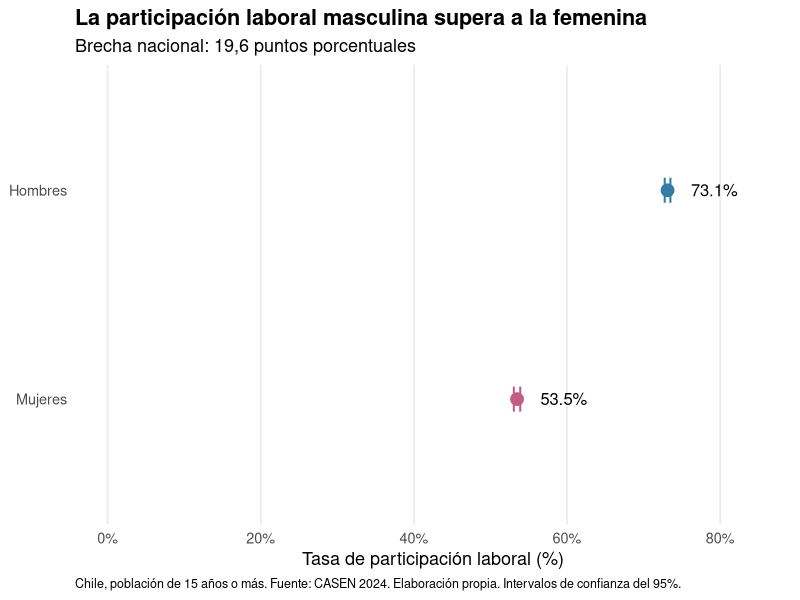
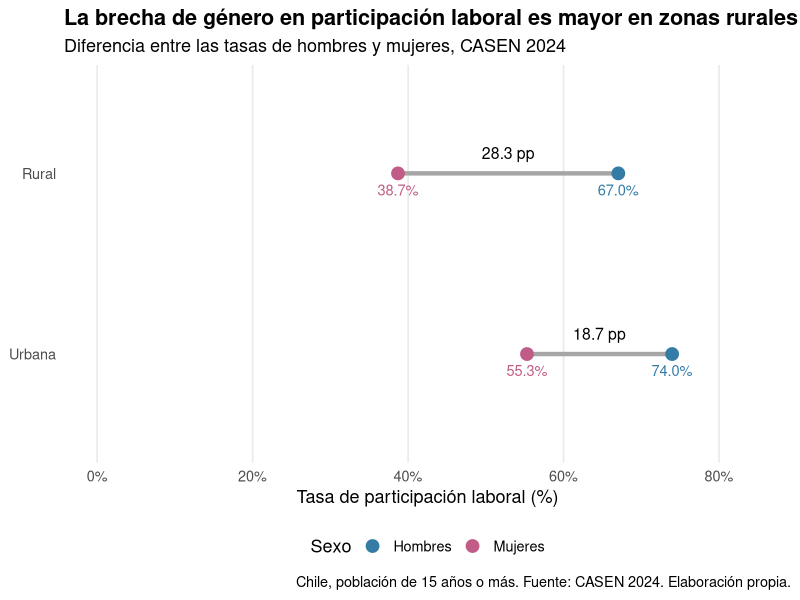
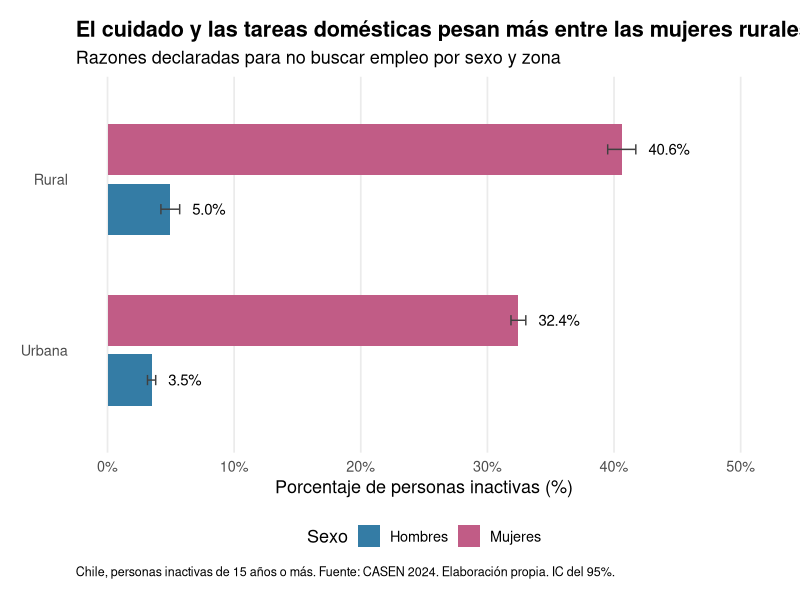
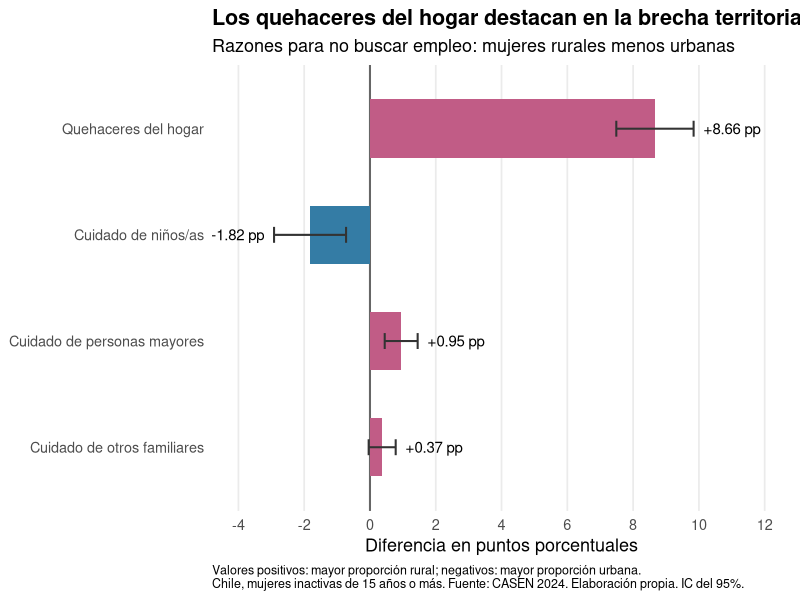
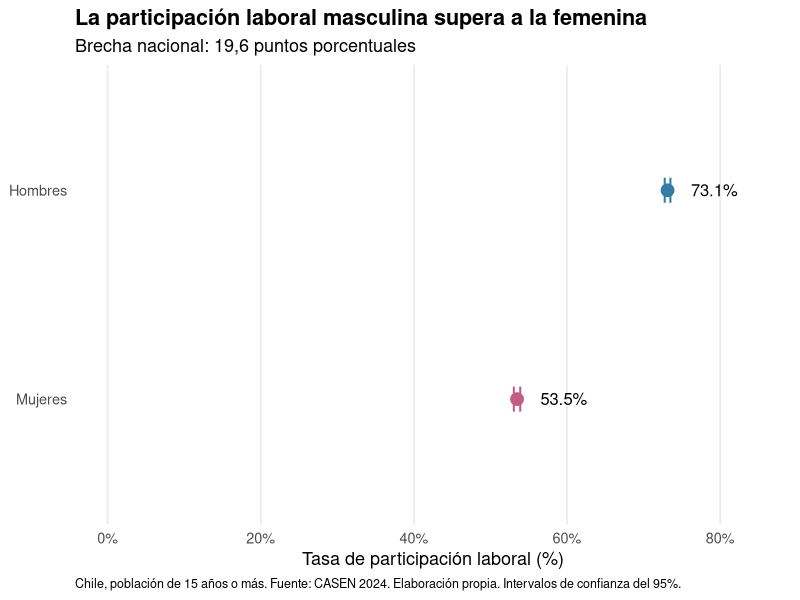
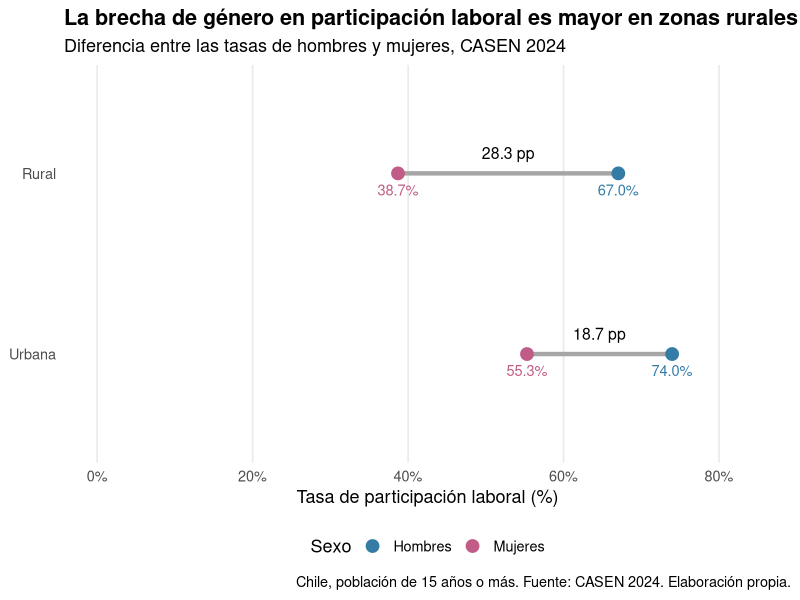
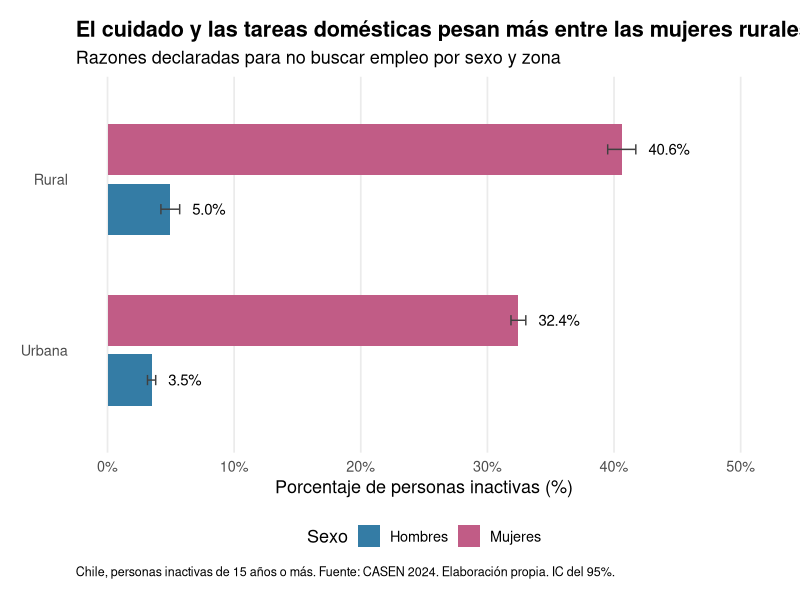
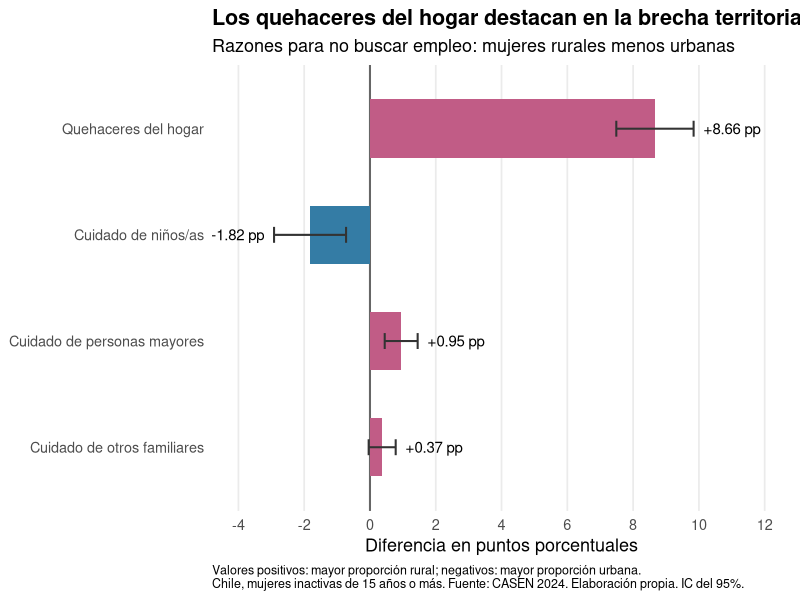

Recreate these plots in R, in order.
# Proyecto: Brechas de género CASEN 2024
# Script 03: Visualizaciones

# 1. Cargar paquetes
library(ggplot2)
library(dplyr)

# 2. Cargar indicadores consolidados
participacion_nacional <- read.csv(
  "datos/02_datos_consolidados/participacion_nacional.csv"
)

participacion_zona <- read.csv(
  "datos/02_datos_consolidados/participacion_zona.csv"
)

cuidados_zona <- read.csv(
  "datos/02_datos_consolidados/cuidados_zona.csv"
)

tipos_cuidado <- read.csv(
  "datos/02_datos_consolidados/tipos_cuidado.csv"
)

# 3. Gráfico 1: Brecha nacional de participación laboral

datos_g1 <- participacion_nacional %>%
  mutate(
    sexo_grupo = factor(
      sexo_grupo,
      levels = c("Mujeres", "Hombres")
    )
  )

grafico_1 <- ggplot(
  datos_g1,
  aes(x = tasa, y = sexo_grupo, color = sexo_grupo)
) +
  # Intervalos de confianza del 95%
  geom_errorbar(
    aes(xmin = tasa_low, xmax = tasa_upp),
    orientation = "y",
    width = 0.12,
    linewidth = 0.7
  ) +

  # Puntos
  geom_point(size = 4) +

  # Etiquetas
  geom_text(
    aes(label = paste0(round(tasa, 1), "%")),
    hjust = -0.5,
    color = "black",
    size = 4.2
  ) +

  scale_x_continuous(
    limits = c(0, 85),
    breaks = seq(0, 80, 20),
    labels = function(x) paste0(x, "%")
  ) +

  scale_color_manual(
    values = c(
      "Hombres" = "#347CA5",
      "Mujeres" = "#C15C86"
    )
  ) +

  labs(
    title = "La participación laboral masculina supera a la femenina",
    subtitle = "Brecha nacional: 19,6 puntos porcentuales",
    x = "Tasa de participación laboral (%)",
    y = NULL,
    caption = paste(
      "Chile, población de 15 años o más.",
      "Fuente: CASEN 2024. Elaboración propia.",
      "Intervalos de confianza del 95%."
    )
  ) +

  theme_minimal(base_size = 13) +
  theme(
    legend.position = "none",
    panel.grid.major.y = element_blank(),
    panel.grid.minor = element_blank(),
    plot.title = element_text(face = "bold"),
    plot.caption = element_text(
      size = 9,
      hjust = 0
    )
  )

# Mostrar gráfico
grafico_1

# Guardar gráfico 1

ggsave(
  filename = "resultados/01_graficos/grafico_01_participacion_nacional.png",
  plot = grafico_1,
  width = 9,
  height = 3.5,
  dpi = 300,
  bg = "white"
)

# 4. Gráfico 2: Participación laboral por sexo y zona
# Preparar los datos para conectar los puntos
brechas_zona <- participacion_zona %>%
  select(zona, sexo_grupo, tasa) %>%
  tidyr::pivot_wider(
    names_from = sexo_grupo,
    values_from = tasa
  ) %>%
  mutate(
    brecha = Hombres - Mujeres
  )

# Ordenar las zonas para destacar la mayor brecha
participacion_zona$zona <- factor(
  participacion_zona$zona,
  levels = c("Urbana", "Rural")
)

brechas_zona$zona <- factor(
  brechas_zona$zona,
  levels = c("Urbana", "Rural")
)

# Crear el gráfico
grafico_2 <- ggplot() +

  # Línea que representa la brecha
  geom_segment(
    data = brechas_zona,
    aes(
      x = Mujeres,
      xend = Hombres,
      y = zona,
      yend = zona
    ),
    color = "grey65",
    linewidth = 1.5
  ) +

  # Puntos de participación por sexo
  geom_point(
    data = participacion_zona,
    aes(
      x = tasa,
      y = zona,
      color = sexo_grupo
    ),
    size = 4
  ) +

  # Etiquetas con las tasas de participación
  geom_text(
    data = participacion_zona,
    aes(
      x = tasa,
      y = zona,
      label = paste0(sprintf("%.1f", tasa), "%"),
      color = sexo_grupo
    ),
    vjust = 2,
    size = 3.7,
    show.legend = FALSE
  ) +

  # Destacar la brecha en puntos porcentuales
  geom_text(
    data = brechas_zona,
    aes(
      x = (Mujeres + Hombres) / 2,
      y = zona,
      label = paste0(round(brecha, 1), " pp")
    ),
    vjust = -1.2,
    size = 4
  ) +

  scale_x_continuous(
    limits = c(0, 85),
    breaks = seq(0, 80, 20),
    labels = function(x) paste0(x, "%")
  ) +

  scale_color_manual(
    values = c(
      "Hombres" = "#347CA5",
      "Mujeres" = "#C15C86"
    )
  ) +

  labs(
    title = "La brecha de género en participación laboral es mayor en zonas rurales",
    subtitle = "Diferencia entre las tasas de hombres y mujeres, CASEN 2024",
    x = "Tasa de participación laboral (%)",
    y = NULL,
    color = "Sexo",
    caption = paste(
      "Chile, población de 15 años o más.",
      "Fuente: CASEN 2024. Elaboración propia."
    )
  ) +

  theme_minimal(base_size = 13) +
  theme(
    panel.grid.major.y = element_blank(),
    panel.grid.minor = element_blank(),
    legend.position = "bottom",
    plot.title = element_text(face = "bold")
  )

# Mostrar gráfico
grafico_2

# 5. Guardar gráfico 2

ggsave(
  filename = "resultados/01_graficos/grafico_02_participacion_urbano_rural.png",
  plot = grafico_2,
  width = 9,
  height = 4,
  dpi = 300,
  bg = "white"
)

# 6. Gráfico 3: Cuidados y quehaceres domésticos

datos_g3 <- cuidados_zona %>%
  mutate(
    zona = factor(zona, levels = c("Urbana", "Rural")),
    sexo_grupo = factor(
      sexo_grupo,
      levels = c("Hombres", "Mujeres")
    )
  )

grafico_3 <- ggplot(
  datos_g3,
  aes(
    x = porcentaje,
    y = zona,
    fill = sexo_grupo
  )
) +
  # Barras horizontales
  geom_col(
    position = position_dodge(width = 0.7),
    width = 0.6
  ) +

  # Intervalos de confianza
  geom_errorbar(
    aes(
      xmin = porcentaje_low,
      xmax = porcentaje_upp
    ),
    orientation = "y",
    position = position_dodge(width = 0.7),
    width = 0.12,
    linewidth = 0.5,
    color = "grey25"
  ) +

  # Etiquetas a la derecha de los intervalos
  geom_text(
    aes(
      x = porcentaje_upp + 1,
      label = paste0(
        sprintf("%.1f", porcentaje), "%"
      )
    ),
    position = position_dodge(width = 0.7),
    hjust = 0,
    size = 3.8,
    inherit.aes = TRUE
  ) +

  scale_x_continuous(
    limits = c(0, 50),
    breaks = seq(0, 50, 10),
    labels = function(x) paste0(x, "%")
  ) +

  scale_fill_manual(
    values = c(
      "Hombres" = "#347CA5",
      "Mujeres" = "#C15C86"
    )
  ) +

  labs(
    title = "El cuidado y las tareas domésticas pesan más entre las mujeres rurales",
    subtitle = "Razones declaradas para no buscar empleo por sexo y zona",
    x = "Porcentaje de personas inactivas (%)",
    y = NULL,
    fill = "Sexo",
    caption = paste(
      "Chile, personas inactivas de 15 años o más.",
      "Fuente: CASEN 2024. Elaboración propia.",
      "IC del 95%."
    )
  ) +

  theme_minimal(base_size = 13) +
  theme(
    panel.grid.major.y = element_blank(),
    panel.grid.minor = element_blank(),
    legend.position = "bottom",
    plot.title = element_text(face = "bold"),
    plot.caption = element_text(
      size = 9,
      hjust = 0
    ),
    plot.margin = margin(15, 20, 15, 15)
  )

# Mostrar gráfico
grafico_3

# 7. Guardar gráfico 3

ggsave(
  filename = "resultados/01_graficos/grafico_03_cuidados_inactividad.png",
  plot = grafico_3,
  width = 9,
  height = 4.5,
  dpi = 300,
  bg = "white"
)

# 8. Gráfico 4: Diferencias rural-urbana en razones de cuidado y quehaceres domésticos

# Cargar resultados consolidados
brechas_cuidado <- read.csv(
  "datos/02_datos_consolidados/brechas_cuidado.csv"
)

# Ordenar categorías
datos_g4 <- brechas_cuidado %>%
  mutate(
    razon = factor(
      razon,
      levels = c(
        "Cuidado de otros familiares",
        "Cuidado de personas mayores",
        "Cuidado de niños/as",
        "Quehaceres del hogar"
      )
    )
  )

# Crear gráfico divergente
grafico_4 <- ggplot(
  datos_g4,
  aes(x = diferencia, y = razon)
) +
  # Línea vertical en cero
  geom_vline(
    xintercept = 0,
    color = "grey40",
    linewidth = 0.7
  ) +

  # Barras divergentes
  geom_col(
    aes(fill = diferencia > 0),
    width = 0.55
  ) +

  # Intervalos de confianza del 95%
  geom_errorbar(
    aes(
      xmin = ic_inferior,
      xmax = ic_superior
    ),
    orientation = "y",
    width = 0.15,
    linewidth = 0.7,
    color = "grey20"
  ) +

  # Etiquetas de diferencias
  geom_text(
    aes(
      x = ifelse(
        diferencia >= 0,
        ic_superior + 0.3,
        ic_inferior - 0.3
      ),
      label = sprintf("%+.2f pp", diferencia),
      hjust = ifelse(diferencia >= 0, 0, 1)
    ),
    size = 3.8
  ) +

  scale_fill_manual(
    values = c(
      "TRUE" = "#C15C86",
      "FALSE" = "#347CA5"
    ),
    guide = "none"
  ) +

  scale_x_continuous(
    limits = c(-4, 12),
    breaks = seq(-4, 12, 2)
  ) +

  labs(
    title = "Los quehaceres del hogar destacan en la brecha territorial",
    subtitle = "Razones para no buscar empleo: mujeres rurales menos urbanas",
    x = "Diferencia en puntos porcentuales",
    y = NULL,
    caption = paste0(
      "Valores positivos: mayor proporción rural; negativos: mayor proporción urbana.\n",
      "Chile, mujeres inactivas de 15 años o más. ",
      "Fuente: CASEN 2024. Elaboración propia. IC del 95%."
    )
  ) +

  theme_minimal(base_size = 13) +
  theme(
    panel.grid.major.y = element_blank(),
    panel.grid.minor = element_blank(),
    plot.title = element_text(face = "bold"),
    plot.caption = element_text(
      size = 9,
      hjust = 0
    )
  )

# Mostrar gráfico
grafico_4

# 9. Guardar gráfico 4

ggsave(
  filename = "resultados/01_graficos/grafico_04_diferencias_cuidado.png",
  plot = grafico_4,
  width = 10,
  height = 5,
  dpi = 300,
  bg = "white"
)
